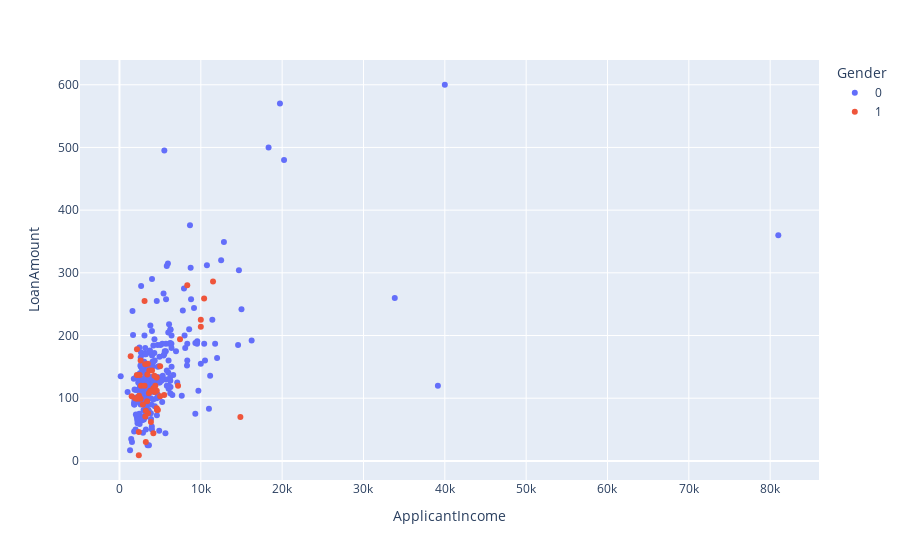

This figure's notebook cell:
### Markdown cell above
divide

### Code cell
pe.scatter(
    data_frame=df,
    x = "ApplicantIncome",
    y = 'LoanAmount',
    color="Gender"
)

### Figure 1 — Plotly figure (JSON) as saved in the notebook; plotly's stock layout.template omitted (floating-point values rounded to 4 significant figures; data arrays with more than 128 entries replaced by an {"elided": "..."} marker saying what was removed)
{"data": [{"hovertemplate": "Gender=0<br>ApplicantIncome=%{x}<br>LoanAmount=%{y}<extra></extra>", "legendgroup": "0", "marker": {"color": "#636efa", "symbol": "circle"}, "mode": "markers", "name": "0", "orientation": "v", "showlegend": true, "type": "scatter", "x": {"elided": "245 int values"}, "xaxis": "x", "y": {"elided": "245 int values"}, "yaxis": "y"}, {"hovertemplate": "Gender=1<br>ApplicantIncome=%{x}<br>LoanAmount=%{y}<extra></extra>", "legendgroup": "1", "marker": {"color": "#EF553B", "symbol": "circle"}, "mode": "markers", "name": "1", "orientation": "v", "showlegend": true, "type": "scatter", "x": [3167, 1928, 2876, 4408, 2149, 2400, 7200, 11500, 3667, 2645, 3237, 5500, 5000, 1500, 14866, 4606, 2484, 2137, 2600, 4166, 4583, 3086, 1378, 10000, 3812, 3400, 4583, 2600, 2330, 3510, 7441, 3867, 4333, 3427, 3481, 4300, 3625, 2138, 8333, 4230, 3244, 4723, 4000, 5000, 2378, 4583, 4166, 3083, 10408, 10000, 3180, 3846, 2378], "xaxis": "x", "y": [154, 100, 90, 120, 178, 104, 120, 286, 144, 120, 30, 105, 103, 103, 70, 81, 137, 137, 160, 116, 112, 120, 167, 225, 112, 95, 133, 99, 100, 76, 194, 62, 110, 138, 155, 136, 108, 99, 280, 112, 80, 81, 144, 151, 9, 84, 44, 255, 259, 214, 71, 111, 46], "yaxis": "y"}], "layout": {"legend": {"title": {"text": "Gender"}, "tracegroupgap": 0}, "margin": {"t": 60}, "xaxis": {"anchor": "y", "domain": [0, 1], "title": {"text": "ApplicantIncome"}}, "yaxis": {"anchor": "x", "domain": [0, 1], "title": {"text": "LoanAmount"}}}}
